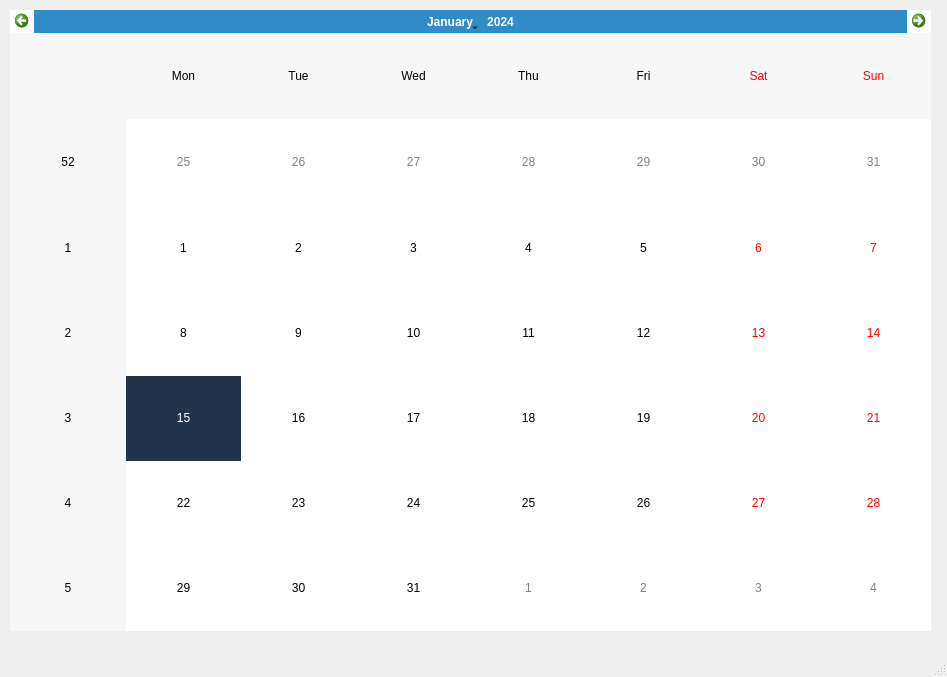
<?xml version="1.0" encoding="UTF-8"?>
<ui version="4.0">
 <class>MainWindow</class>
 <widget class="QMainWindow" name="MainWindow">
  <property name="geometry">
   <rect>
    <x>0</x>
    <y>0</y>
    <width>947</width>
    <height>677</height>
   </rect>
  </property>
  <property name="windowTitle">
   <string>MainWindow</string>
  </property>
  <property name="autoFillBackground">
   <bool>false</bool>
  </property>
  <widget class="QWidget" name="centralwidget">
   <widget class="QCalendarWidget" name="CalendarBoard1">
    <property name="geometry">
     <rect>
      <x>10</x>
      <y>10</y>
      <width>921</width>
      <height>621</height>
     </rect>
    </property>
    <property name="styleSheet">
     <string notr="true">QCalendarWidget {
    background-color: white;
    color: black;
}

QCalendarWidget QAbstractItemView:enabled {
    selection-background-color: #22344C; /* Color for selected date */
}

QCalendarWidget QAbstractItemView:disabled {
    color: #808080; /* Color for disabled dates */
}

/* Changed the header view background to black and text to white */
QCalendarWidget QHeaderView {
    background-color: black;
    color: white;
}

QCalendarWidget QAbstractItemView {
    background-color: white; /* Set the background color of the dropdown */
    color: black; /* Set the text color of the dropdown items */
    selection-background-color: #D5FEFF; /* Set the background color of the selected item */
}

/* Updated the navigation buttons background to white */
#qt_calendar_prevmonth {
    qproperty-icon: url(:/left-arrow.png);
    background-color: white;
}
#qt_calendar_nextmonth {
    qproperty-icon: url(:/right-arrow.png);
    background-color: white;
}

/* Removed grid lines around the dates in the constructor setGridVisible(false),
   so no need for additional CSS. 
   Also, there is no CSS property in Qt to remove lines/borders around the individual dates 
   if they are a part of the default grid appearance. */
</string>
    </property>
   </widget>
  </widget>
  <widget class="QMenuBar" name="menubar">
   <property name="geometry">
    <rect>
     <x>0</x>
     <y>0</y>
     <width>947</width>
     <height>21</height>
    </rect>
   </property>
  </widget>
  <widget class="QStatusBar" name="statusbar"/>
 </widget>
 <resources/>
 <connections/>
</ui>
